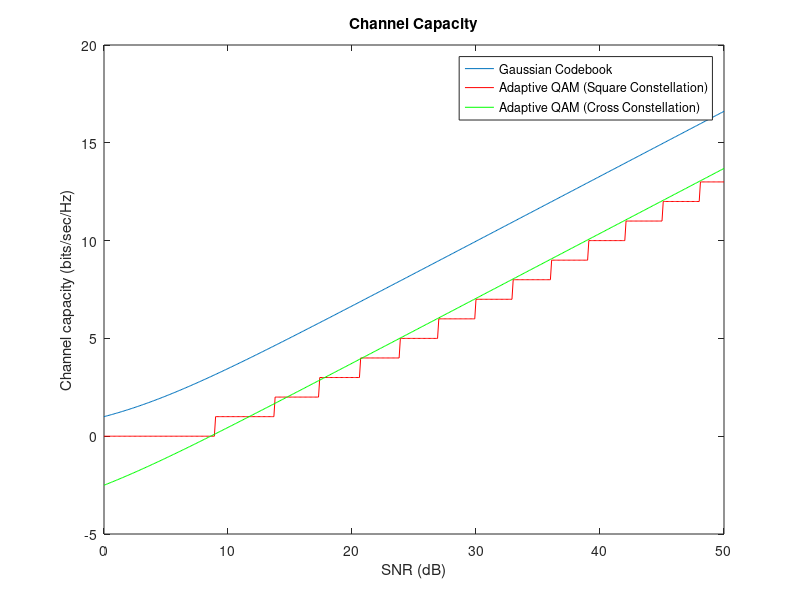

Here is the MATLAB script that generated this plot:
SNR = 0:0.1:50;
scalarSNR = 10.^(SNR/10);

awgnChannelCapacity = log2(1 + 10.^(SNR/10));



squareQAMChannelCapacity = floor(log2((1 + (3*scalarSNR)/23.4423)));
crossQAMChannelCapacity =(log2(((32/31)* (3*scalarSNR + 1)/23.4423)));

plot(SNR,awgnChannelCapacity);
hold on;
plot(SNR,squareQAMChannelCapacity,'r');
plot(SNR,crossQAMChannelCapacity,'g');
ylabel('Channel capacity (bits/sec/Hz)');
xlabel('SNR (dB)');
title('Channel Capacity');
legend('Gaussian Codebook','Adaptive QAM (Square Constellation)','Adaptive QAM (Cross Constellation)')
